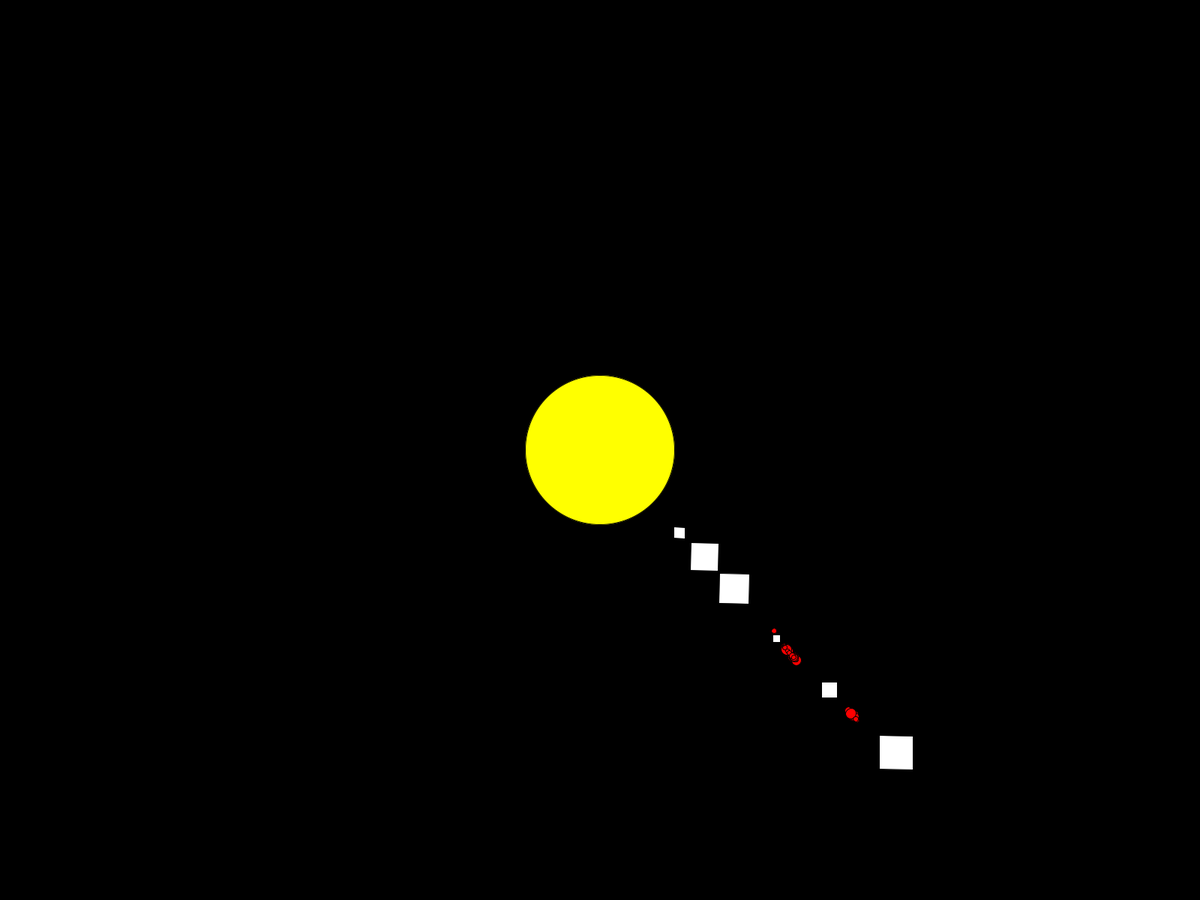
Frame 1 (no input)
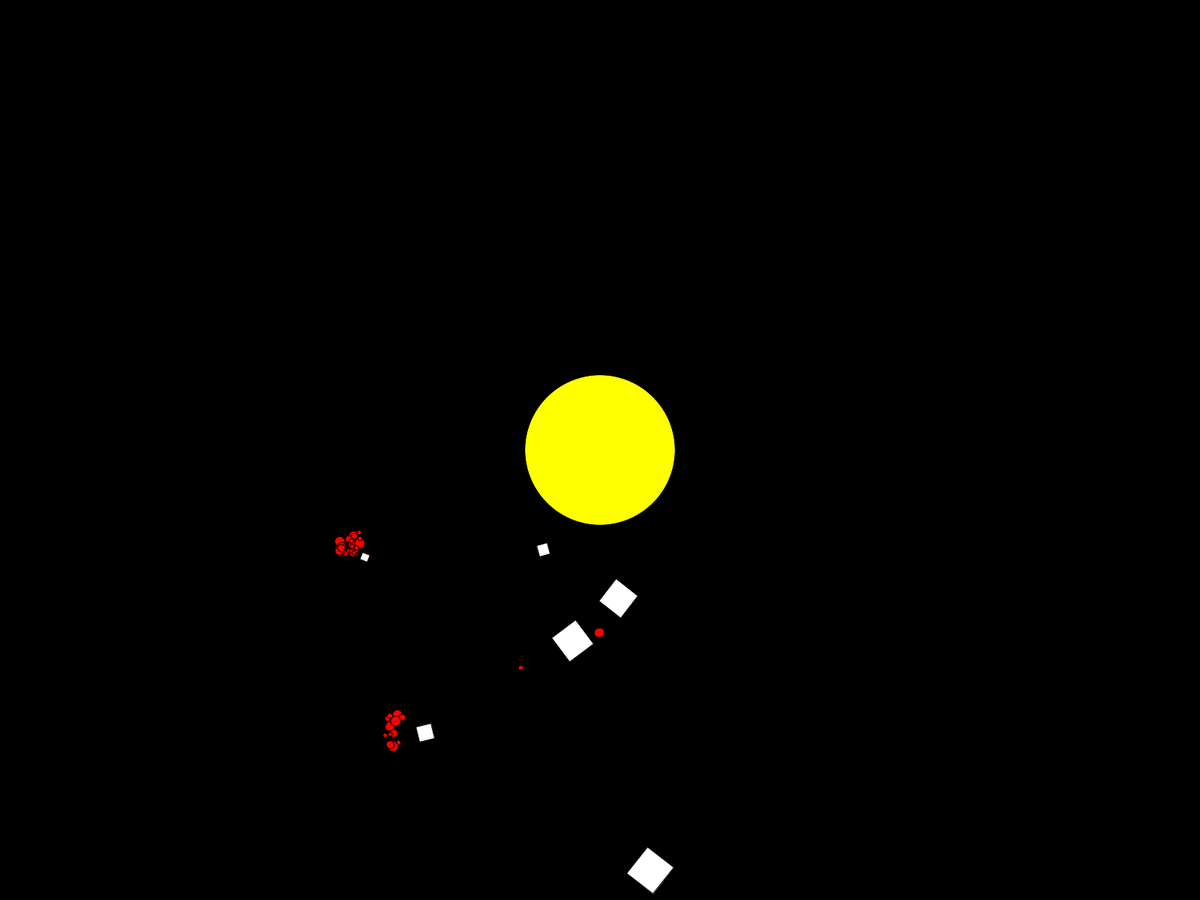
Frame 60 (the mouse pressed at the canvas centre just before this capture)
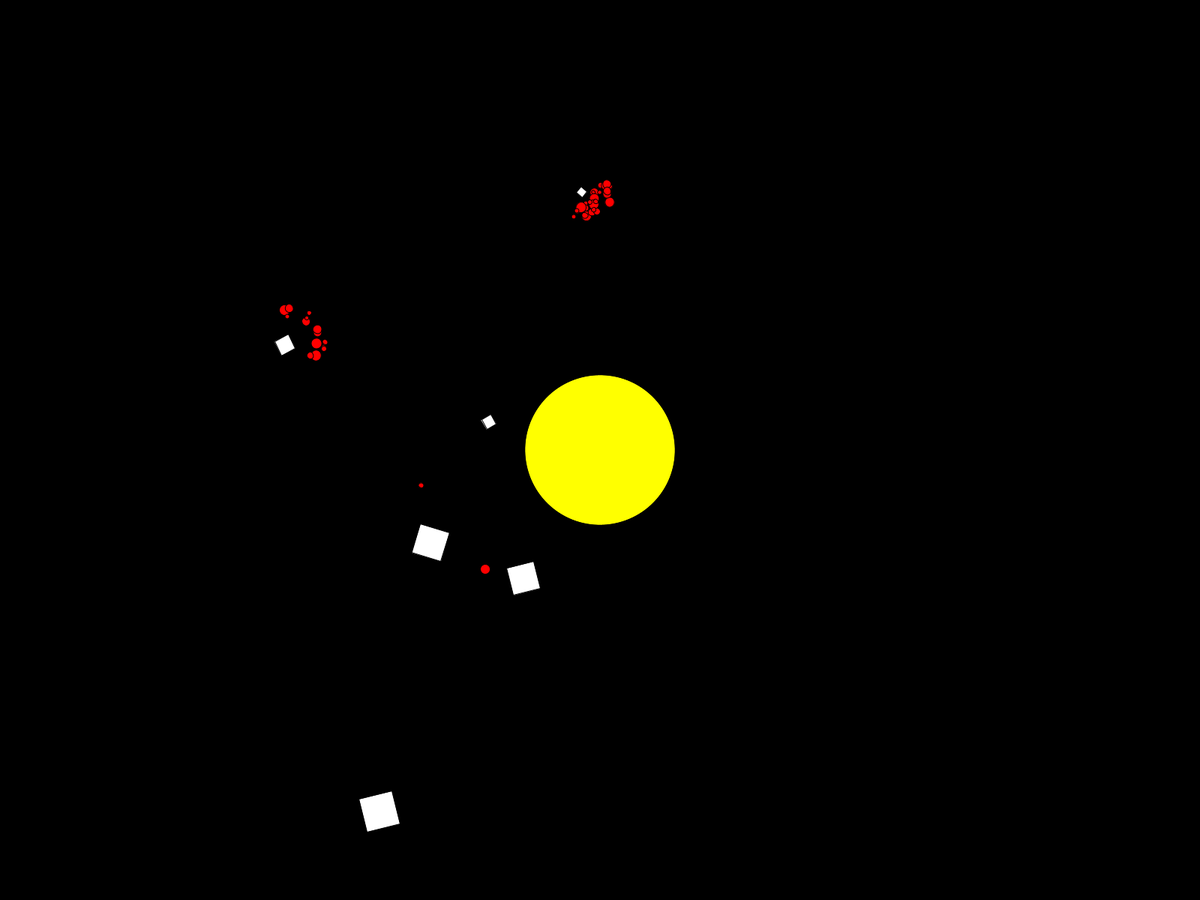
Frame 120 (the mouse held since frame 60 and released just before this capture)

The Processing sketch that drew these frames (run headless with seeded random() and noise(); from frame 60 on, the mouse is pressed at the canvas centre):

// Processing sketch: SolarSystemClasses
// ── SolarSystemClasses.pde
float gTheta = 0;

int[] moonCount = {0,1,2,27,14,0};
float[] planetDistances = {0.2,1.0,2.0,3.52,5.2,7.3};
float[] planetSizes= {4879,12104,12756,3475,6792,14536};

int earthDistance = 40;
int earthDim = 40;
int sunDim = 200;

SolarSystemElement theSun = new Sun(200);
Planet Earth = new Earth(50,50);
Planet Mars = new Mars(30,30);
Planet[] Planets = new Planet[6];

int bckgrnd = 0;

void setup(){
  fullScreen();
  //size(1000,1000);
  background(bckgrnd);
  
  int[] newPlanetSizes = rescaleSizes(planetSizes);
  printArray(newPlanetSizes);
  for (int p = 0; p<Planets.length;p++){
    //int pSize = int(random(10,50));
    Planets[p] = new Planet(newPlanetSizes[p],newPlanetSizes[p], moonCount[p], planetDistances[p]);
  }
}

void draw(){
  background(bckgrnd);
  
  gTheta+=0.005;
  
  theSun.setTranslate(width/2,height/2);
  theSun.setTheta(gTheta);
  theSun.setColor(color(255,255,0));
  theSun.display();//sun
  
  for (int p = 0; p<Planets.length;p++){
    
   int thisTranslation = int((earthDistance * planetDistances[p])+(sunDim/2));
   
    push();
      Planets[p].setTranslate(thisTranslation,thisTranslation);
      Planets[p].setTheta(gTheta*4);
      Planets[p].display();
    pop();
  }
        
}

int[] rescaleSizes(float[] tempArray){
  float tempEarth = tempArray[2];
  
  int[] newSizes = new int[9];
  for(int s = 0; s < tempArray.length;s++){
    println((tempArray[s]/tempEarth)*earthDim);
    newSizes[s]=int((tempArray[s]/tempEarth)*earthDim);
  }
  
  return newSizes;
}

// ── SolarSystemElements.pde

//the SolarSystemElement class defines the basic characteristics of solar system elements
class SolarSystemElement{
  int elX, elY, elWidth, elHeight,elTranslateX,elTranslateY;
  float theta,thetaFactor,elDist;
  color elementColor;
  
  SolarSystemElement(int tempWidth, int tempHeight,float tempDist){
    elX=0; //shape X
    elY=0; //shape Y
    elTranslateX = 0; //origin translation X (i.e. relationship to center)
    elTranslateY = 0; //origin translation Y (i.e. relationship to center)
    elWidth = tempWidth; //shape width
    elHeight = tempHeight; //shape height
    elDist = tempDist; //distance to center of the system
    theta = 0.0; //rotation
    thetaFactor = random(.2,1.5);
    elementColor = color(255,255,255,255);//shape color
  }
  
  void display(){
    translate(elTranslateX+elDist, elTranslateY+elDist); 
    rotate(theta*thetaFactor);
    fill(elementColor);
    ellipse(elX,elY,elWidth, elHeight);
  }
  
  void setTranslate(int tempTranX, int tempTranY){
    elTranslateX = tempTranX;
    elTranslateY = tempTranY;
  }
  
  void setTheta(float tempTheta){
    theta = tempTheta;
  }
  
  float getTheta(){
    return theta;
  }
  
  void setColor(color tempColor){
    elementColor = tempColor;
  }
}

//the sun is always a circle at the center of the system
class Sun extends SolarSystemElement{
  
  Sun(int tempDim){
    super(tempDim, tempDim, 0);
  }
}

//planets can have moons
class Planet extends SolarSystemElement{
  int moons;
  int[][] moonDeets; //size + position
  float[] moonThetas;//Theta multiplier
  
  //constructor
  Planet(int tempWidth, int tempHeight, int tempMoons, float tempDist){
    super(tempWidth, tempHeight,tempDist);
    moons = tempMoons;
    moonDeets = new int[moons][2];
    moonThetas = new float[moons];
    
    if(moons > 0){
      setMoons(moons);
    }
  }
  
  void display(){
    //super.display(); //run the display method of the parent class
    rotate(theta*thetaFactor);
    translate(elTranslateX+elDist, elTranslateY+elDist); 
    fill(elementColor);
    rectMode(CENTER);
    rect(elX,elY,elWidth, elHeight);

    if(moons > 0){
      displayMoons();
    }
  }
  
  void setMoons(int tempMoons){
    moons = tempMoons;
    moonDeets = new int[moons][2];
    moonThetas = new float[moons];
    for (int m = 0; m < moons; m++){
      moonDeets[m][0]=int(random(5,15));//circle size
      moonDeets[m][1]=int(random(elWidth,elWidth+ 20));//distance from planet
      moonThetas[m]= random(0.5, 1.5);
      //println(moonThetas[m]);
    }
  }
  
  void displayMoons(){    
    for (int m = 0; m < moons; m++){
      push();
        fill(255,0,0);
        rotate(theta*moonThetas[m]);
        translate(moonDeets[m][1],moonDeets[m][1]);
        ellipse(0,0,moonDeets[m][0],moonDeets[m][0]);
      pop();
    }
  }
}

class Earth extends Planet{
  int moons;
  
  Earth(int tempWidth, int tempHeight){
    super(tempWidth,tempHeight, 1,100);
    moons = 1;
    super.setMoons(moons);
    super.elementColor = color(0,255,0);
  }
}

class Mars extends Planet{
  int moons;
  
  Mars(int tempWidth, int tempHeight){
    super(tempWidth,tempHeight,2,150);
    moons = 2;
    super.setMoons(moons);
    super.elementColor = color(255,0,0);
  }
}
